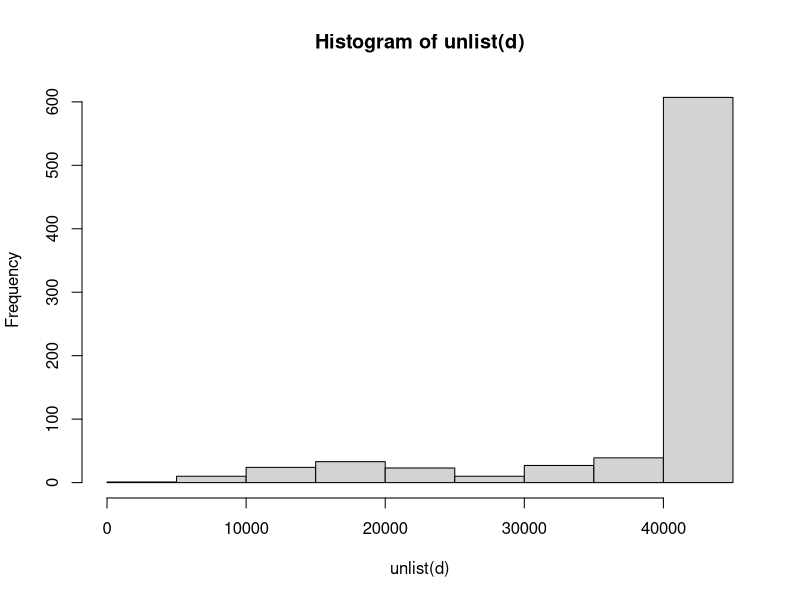

Reproduce this figure in R.
d=read.delim("konzulat.txt",sep=" ",dec=".", header=FALSE)
d

str(d)

new_d=as.vector(d)
new_d

dd=unlist(d,use.names = FALSE)

sort(dd)
length(dd)
hist(unlist(d))
